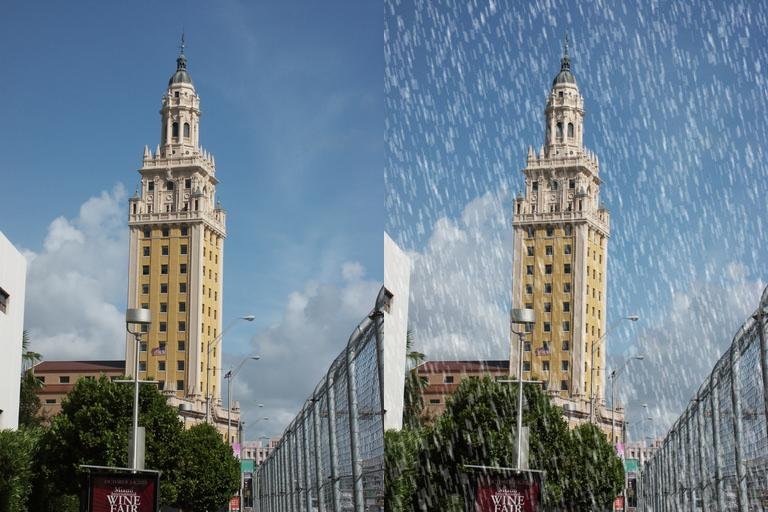
#> input picture .gitignore/test.jpg, 768 x 512 px
$ python split_image.py
#> lines starting #> are read from the running program, lines starting #| are printed output that depends on the picture
from __future__ import division
import Image
import math
import os

def split_slice(image_path,outdir,image_name):
#> called with image_path = 'test.jpg', outdir = '.gitignore', image_name = 'test'
    img = Image.open(image_path)
#> img is the input picture: PIL image 768x512 RGB; mean R, G, B 111, 127.6, 140.6
    width, height = img.size
#> width = 768; height = 512
    left = 0
    top = 0
    right = int(width/2)
#> right = 384
    bottom = height
#> bottom = 512

    crop_1 = (left, top, right, bottom)
#> crop_1 = (0, 0, 384, 512)
    image_1 = img.crop(crop_1)
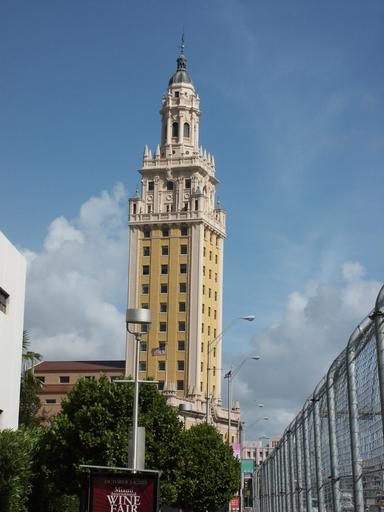
#> image_1: PIL image 384x512 RGB; mean R, G, B 105.4, 122.5, 136.1
    image_1.save(os.path.join(outdir,image_name+"_"+ str(1)+".png"))
    crop_2 = (right, top, width, bottom)
#> crop_2 = (384, 0, 768, 512)
    image_2 = img.crop(crop_2)
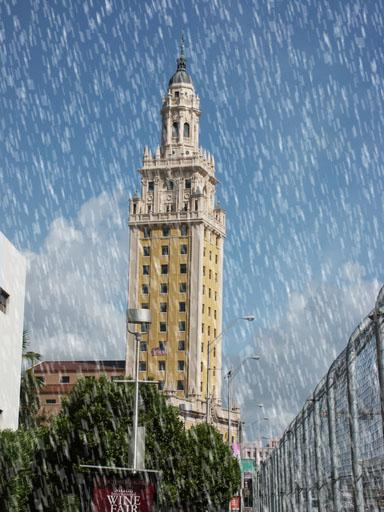
#> image_2: PIL image 384x512 RGB; mean R, G, B 116.7, 132.7, 145.2
    image_2.save(os.path.join(outdir,image_name+"_"+ str(2)+".png"))


if __name__ == '__main__':
    #slice_size is the max height of the slices in pixels
    split_slice("test.jpg", os.getcwd(),"test")
